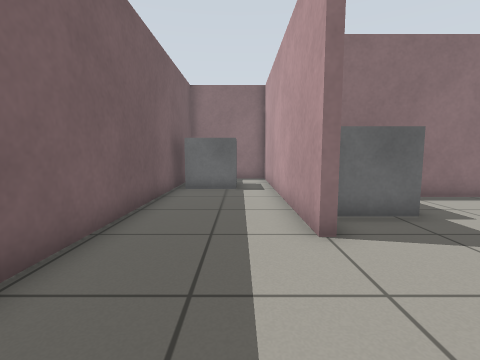
View 1 (above)

21 first-person views from a walk through a world built for the Gazebo simulator. The camera is 0.72 m above the floor, tilts 6° down and sees 85° across. The floor is counted in squares, 0.5 m on a side. Each view is taken from the middle of a square. On the plan, view 1 faces up. The plan holds only what a view shows up to about 13 squares ahead; the rest is blank. The robots in the file are not drawn. Some stock models are drawn as simple stand-ins.

View 2
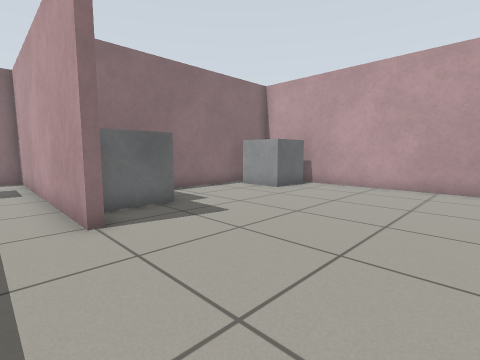

View 3
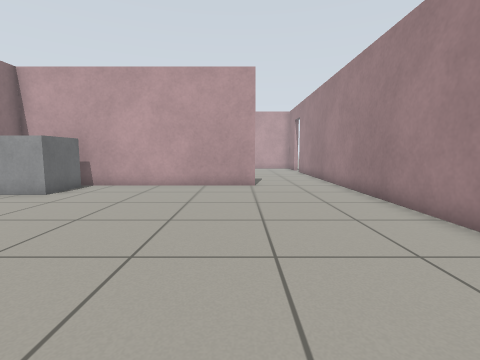

View 4
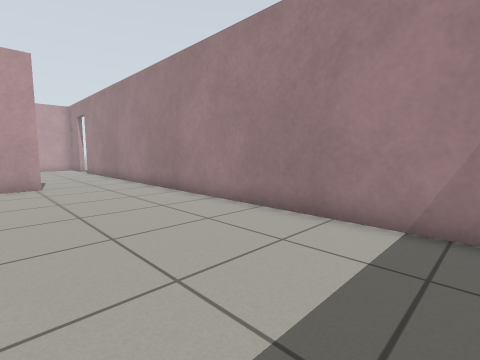

View 5
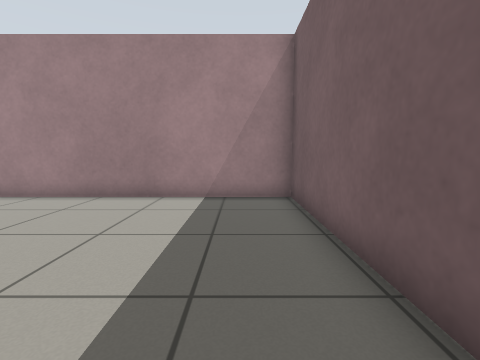

View 6
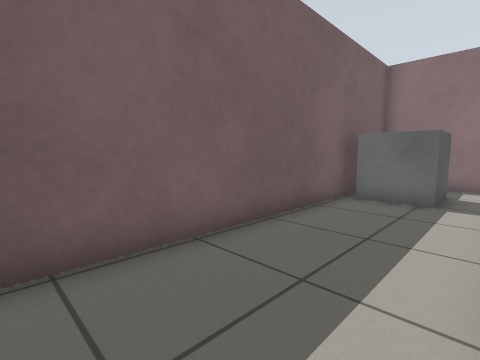

View 7
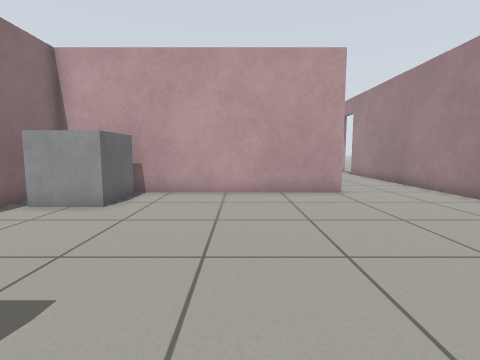

View 8
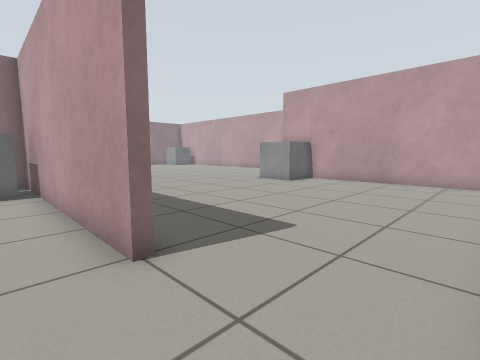

View 9
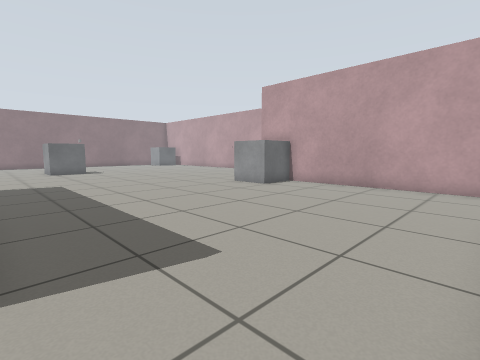

View 10
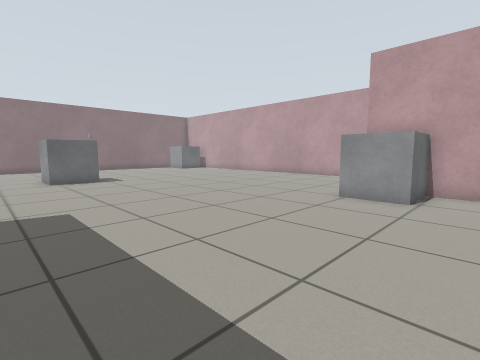

View 11
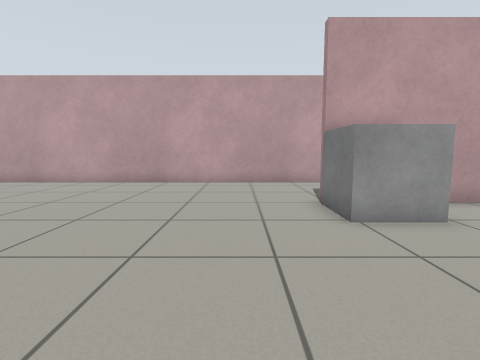

View 12
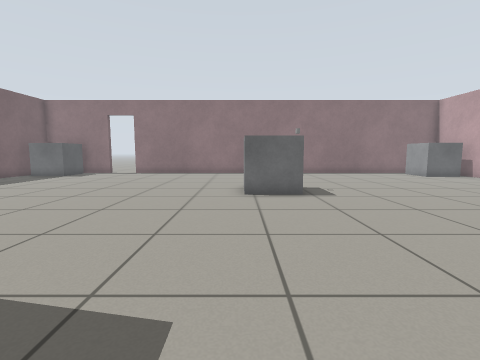

View 13
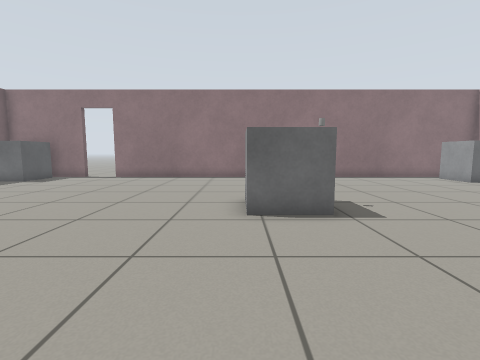

View 14
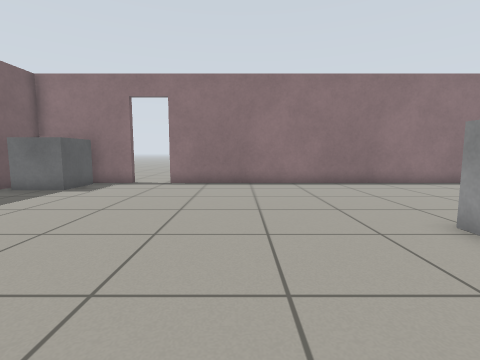

View 15
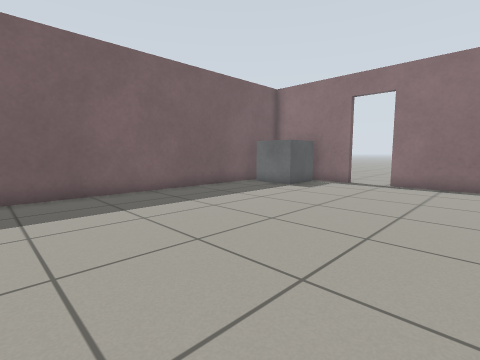

View 16
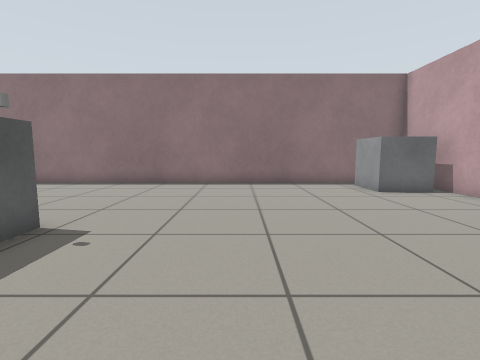

View 17
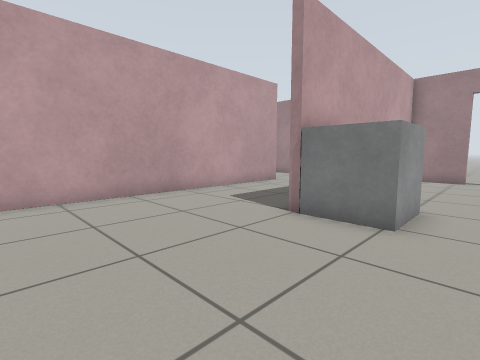

View 18
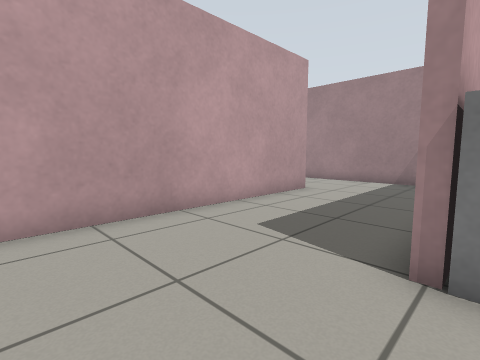

View 19
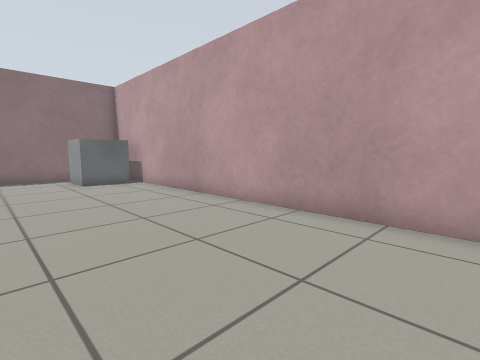

View 20
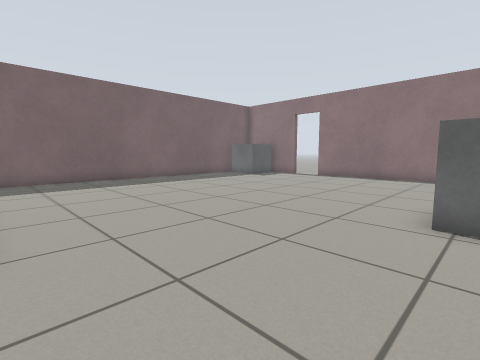

View 21
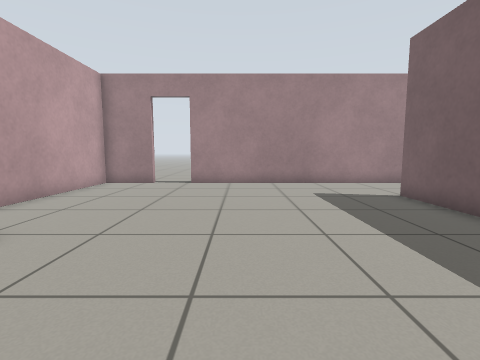

### Floor plan
Points are (right, up) in squares from view 1. A wall is a line through its corners. A room is listed if a view was taken in it or the views show most of it. See-through windows are left out.
Room 1 (views 1, 2, 3, 4, 5, 6, 7, 8, 9)
walls: (1.7, 4.3) (1.4, 4.3) (1.4, 5.5); (1.4, 7.4) (1.4, 14.4) (-2.6, 14.4) (-2.6, -5.4) (12.4, -5.4); (11.6, -1.7) (11.4, -1.7) (11.4, 5.5); (11.4, 8.3) (3.4, 8.3)
ways out: opening at (12, -3.5) to room 2
objects: grey box (-2, 11) to (0, 12); grey box (2, 6) to (4, 8); grey box (9, 6) to (11, 7)
Room 2 (views 10, 11, 12, 13, 14, 15, 16, 17, 18, 19, 20, 21)
walls: (11.6, 1.2) (11.6, -1.7); (21.1, -5.4) (23.4, -5.4) (23.4, 2.6); (12.4, -5.4) (19.4, -5.4); (28.6, -1.5) (28.6, 24.4) (7.6, 24.4); (5.9, 24.4) (4.5, 24.4); (25.5, -5.4) (28.5, -5.4); (2.6, 24.4) (1.7, 24.4) (1.7, 9.5)
ways out: opening at (12, -3.5) to room 1; opening at (29, -3.5); open door at (6.5, 24.5); open door at (20.5, -5.5)
objects: grey box (2, 22) to (4, 24); grey box (15, 15) to (17, 17); other object (17, 16); grey box (22, 3) to (23, 4); grey box (26, 22) to (28, 23)

Where each view was taken, in squares from view 1:
view 1: 0 up, 0 right, facing up
view 2: 1 down, 0 right, facing up-right
view 3: 1 down, 0 right, facing right
view 4: 0 up, 1 left, facing down-right
view 5: 3 up, 1 left, facing down
view 6: 2 up, 1 right, facing up-left
view 7: 2 up, 2 right, facing right
view 8: 5 down, 10 right, facing up-right
view 9: 5 down, 12 right, facing up-right
view 10: 1 up, 13 right, facing up-right
view 11: 7 up, 16 right, facing right
view 12: 6 up, 15 right, facing up
view 13: 9 up, 15 right, facing up
view 14: 12 up, 11 right, facing up
view 15: 12 up, 11 right, facing up-left
view 16: 12 up, 21 right, facing up
view 17: 10 up, 20 right, facing down-right
view 18: 8 up, 23 right, facing down-right
view 19: 9 up, 23 right, facing up-right
view 20: 9 up, 16 right, facing up-left
view 21: 7 up, 17 right, facing down
